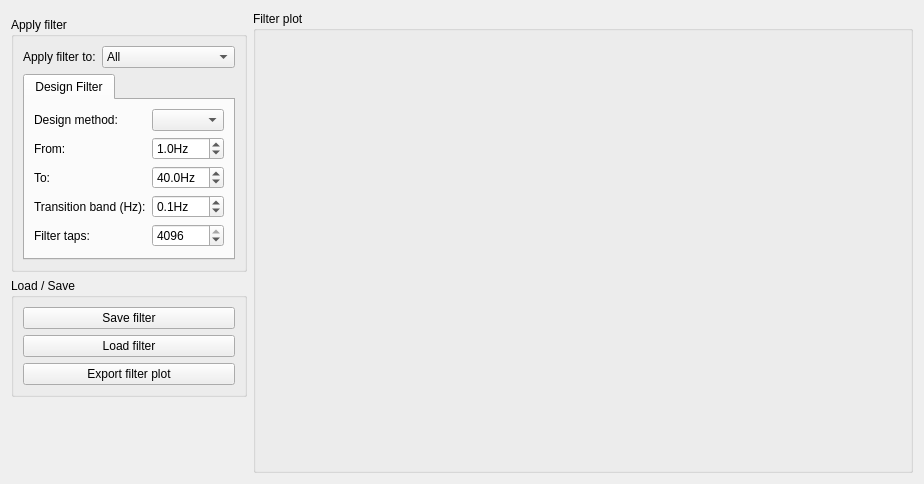
<?xml version="1.0" encoding="UTF-8"?>
<ui version="4.0">
 <class>FilterDesignViewWidget</class>
 <widget class="QWidget" name="FilterDesignViewWidget">
  <property name="windowModality">
   <enum>Qt::NonModal</enum>
  </property>
  <property name="geometry">
   <rect>
    <x>0</x>
    <y>0</y>
    <width>924</width>
    <height>484</height>
   </rect>
  </property>
  <property name="windowTitle">
   <string>Filter design</string>
  </property>
  <layout class="QHBoxLayout" name="horizontalLayout_2">
   <item>
    <layout class="QGridLayout" name="gridLayout_4">
     <property name="topMargin">
      <number>0</number>
     </property>
     <item row="1" column="0">
      <widget class="QGroupBox" name="m_groupBox_filterSettings_2">
       <property name="sizePolicy">
        <sizepolicy hsizetype="Preferred" vsizetype="Preferred">
         <horstretch>0</horstretch>
         <verstretch>0</verstretch>
        </sizepolicy>
       </property>
       <property name="minimumSize">
        <size>
         <width>0</width>
         <height>0</height>
        </size>
       </property>
       <property name="title">
        <string>Apply filter</string>
       </property>
       <layout class="QFormLayout" name="formLayout">
        <item row="0" column="0">
         <widget class="QLabel" name="m_label_applyFilterTo">
          <property name="text">
           <string>Apply filter to:</string>
          </property>
         </widget>
        </item>
        <item row="0" column="1">
         <widget class="QComboBox" name="m_comboBox_filterApplyTo">
          <item>
           <property name="text">
            <string>All</string>
           </property>
          </item>
          <item>
           <property name="text">
            <string>MEG</string>
           </property>
          </item>
          <item>
           <property name="text">
            <string>EEG</string>
           </property>
          </item>
          <item>
           <property name="text">
            <string>ECG</string>
           </property>
          </item>
          <item>
           <property name="text">
            <string>EOG</string>
           </property>
          </item>
          <item>
           <property name="text">
            <string>EMG</string>
           </property>
          </item>
         </widget>
        </item>
        <item row="1" column="0" colspan="2">
         <widget class="QTabWidget" name="m_tabWidget_mode">
          <property name="sizePolicy">
           <sizepolicy hsizetype="Preferred" vsizetype="Preferred">
            <horstretch>0</horstretch>
            <verstretch>0</verstretch>
           </sizepolicy>
          </property>
          <property name="maximumSize">
           <size>
            <width>16777215</width>
            <height>16777215</height>
           </size>
          </property>
          <property name="currentIndex">
           <number>0</number>
          </property>
          <widget class="QWidget" name="Design">
           <attribute name="title">
            <string>Design Filter</string>
           </attribute>
           <layout class="QHBoxLayout" name="horizontalLayout_4">
            <item>
             <layout class="QGridLayout" name="m_layout_designFilter">
              <item row="3" column="0">
               <widget class="QLabel" name="m_label_transitionBand">
                <property name="text">
                 <string>Transition band (Hz):</string>
                </property>
               </widget>
              </item>
              <item row="1" column="0">
               <widget class="QLabel" name="m_label_lowpass">
                <property name="text">
                 <string>From:</string>
                </property>
               </widget>
              </item>
              <item row="0" column="0">
               <widget class="QLabel" name="m_label_designMethod">
                <property name="text">
                 <string>Design method:</string>
                </property>
               </widget>
              </item>
              <item row="4" column="1">
               <widget class="QSpinBox" name="m_spinBox_filterTaps">
                <property name="minimum">
                 <number>16</number>
                </property>
                <property name="maximum">
                 <number>4096</number>
                </property>
                <property name="singleStep">
                 <number>2</number>
                </property>
                <property name="value">
                 <number>4096</number>
                </property>
               </widget>
              </item>
              <item row="2" column="1">
               <widget class="QDoubleSpinBox" name="m_doubleSpinBox_to">
                <property name="suffix">
                 <string>Hz</string>
                </property>
                <property name="decimals">
                 <number>1</number>
                </property>
                <property name="maximum">
                 <double>999.000000000000000</double>
                </property>
                <property name="singleStep">
                 <double>0.100000000000000</double>
                </property>
                <property name="value">
                 <double>40.000000000000000</double>
                </property>
               </widget>
              </item>
              <item row="4" column="0">
               <widget class="QLabel" name="m_label_filterTaps">
                <property name="text">
                 <string>Filter taps:</string>
                </property>
               </widget>
              </item>
              <item row="2" column="0">
               <widget class="QLabel" name="m_label_highpass">
                <property name="text">
                 <string>To:</string>
                </property>
               </widget>
              </item>
              <item row="0" column="1">
               <widget class="QComboBox" name="m_comboBox_designMethod"/>
              </item>
              <item row="1" column="1">
               <widget class="QDoubleSpinBox" name="m_doubleSpinBox_from">
                <property name="suffix">
                 <string>Hz</string>
                </property>
                <property name="decimals">
                 <number>1</number>
                </property>
                <property name="maximum">
                 <double>999.000000000000000</double>
                </property>
                <property name="singleStep">
                 <double>0.100000000000000</double>
                </property>
                <property name="value">
                 <double>1.000000000000000</double>
                </property>
               </widget>
              </item>
              <item row="3" column="1">
               <widget class="QDoubleSpinBox" name="m_doubleSpinBox_transitionband">
                <property name="suffix">
                 <string>Hz</string>
                </property>
                <property name="decimals">
                 <number>1</number>
                </property>
                <property name="maximum">
                 <double>999.000000000000000</double>
                </property>
                <property name="singleStep">
                 <double>0.100000000000000</double>
                </property>
                <property name="value">
                 <double>0.100000000000000</double>
                </property>
               </widget>
              </item>
             </layout>
            </item>
           </layout>
          </widget>
         </widget>
        </item>
       </layout>
      </widget>
     </item>
     <item row="4" column="0">
      <spacer name="verticalSpacer">
       <property name="orientation">
        <enum>Qt::Vertical</enum>
       </property>
       <property name="sizeHint" stdset="0">
        <size>
         <width>20</width>
         <height>40</height>
        </size>
       </property>
      </spacer>
     </item>
     <item row="0" column="1" rowspan="5">
      <widget class="QGroupBox" name="m_groupBox_filterPlot">
       <property name="sizePolicy">
        <sizepolicy hsizetype="Expanding" vsizetype="Expanding">
         <horstretch>0</horstretch>
         <verstretch>0</verstretch>
        </sizepolicy>
       </property>
       <property name="minimumSize">
        <size>
         <width>0</width>
         <height>0</height>
        </size>
       </property>
       <property name="maximumSize">
        <size>
         <width>16777215</width>
         <height>16777215</height>
        </size>
       </property>
       <property name="title">
        <string>Filter plot</string>
       </property>
       <layout class="QHBoxLayout" name="horizontalLayout">
        <item>
         <widget class="mne::viz::qt::FilterPlot" name="m_filterPlot">
          <property name="sizePolicy">
           <sizepolicy hsizetype="Expanding" vsizetype="Expanding">
            <horstretch>0</horstretch>
            <verstretch>0</verstretch>
           </sizepolicy>
          </property>
          <property name="minimumSize">
           <size>
            <width>450</width>
            <height>0</height>
           </size>
          </property>
         </widget>
        </item>
       </layout>
      </widget>
     </item>
     <item row="2" column="0" rowspan="2">
      <widget class="QGroupBox" name="groupBox">
       <property name="title">
        <string>Load / Save</string>
       </property>
       <layout class="QVBoxLayout" name="verticalLayout">
        <item>
         <widget class="QPushButton" name="m_pushButton_exportFilter">
          <property name="text">
           <string>Save filter</string>
          </property>
         </widget>
        </item>
        <item>
         <widget class="QPushButton" name="m_pushButton_loadFilter">
          <property name="text">
           <string>Load filter</string>
          </property>
         </widget>
        </item>
        <item>
         <widget class="QPushButton" name="m_pushButton_exportPlot">
          <property name="text">
           <string>Export filter plot</string>
          </property>
         </widget>
        </item>
       </layout>
      </widget>
     </item>
    </layout>
   </item>
  </layout>
 </widget>
 <tabstops>
  <tabstop>m_comboBox_filterApplyTo</tabstop>
  <tabstop>m_tabWidget_mode</tabstop>
  <tabstop>m_pushButton_exportFilter</tabstop>
  <tabstop>m_pushButton_loadFilter</tabstop>
  <tabstop>m_pushButton_exportPlot</tabstop>
 </tabstops>
 <customwidgets>
  <customwidget>
   <class>mne::viz::qt::FilterPlot</class>
   <extends>QWidget</extends>
   <header>mne/viz/backends/qt/plots/filterplot.h</header>
  </customwidget>
 </customwidgets>
 <resources/>
 <connections/>
</ui>
